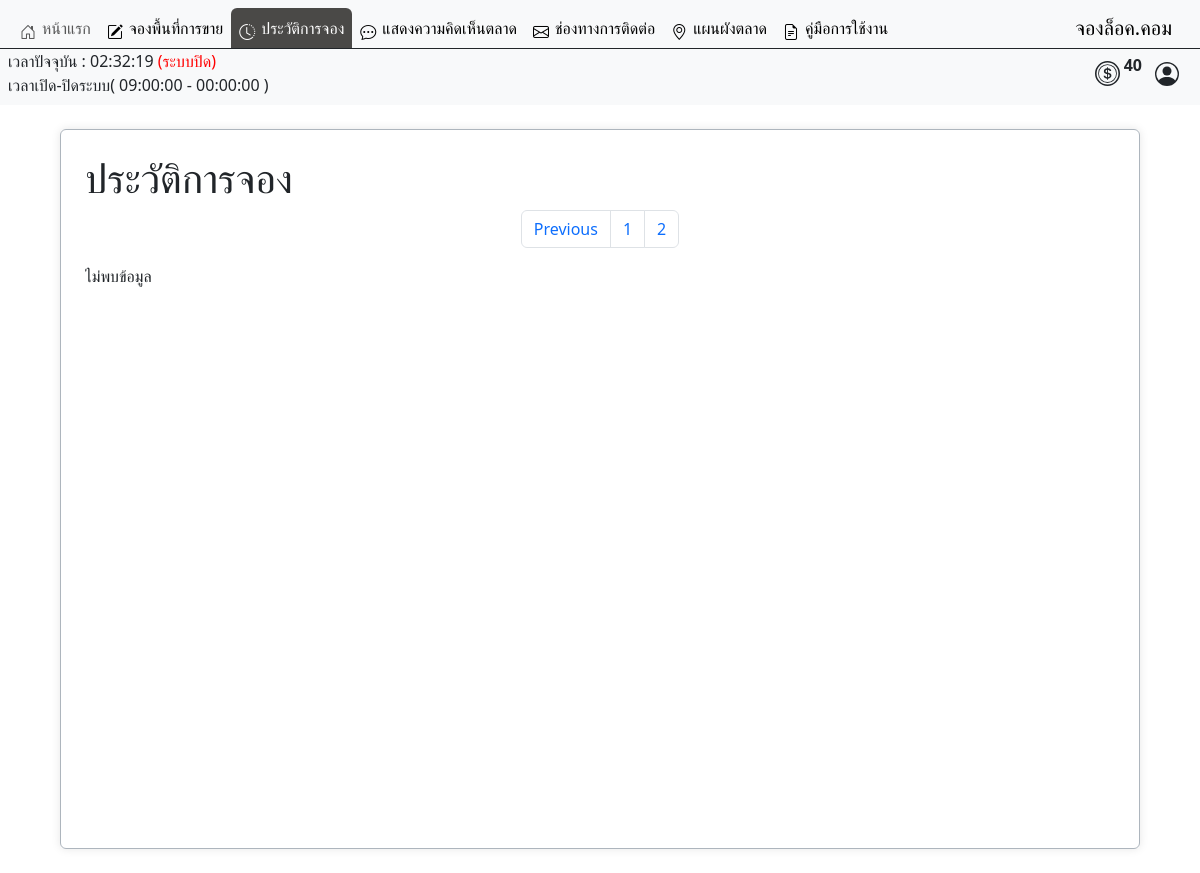
The page /user/booking_history.php?page=3 (signed in) on the database as committed earlier.
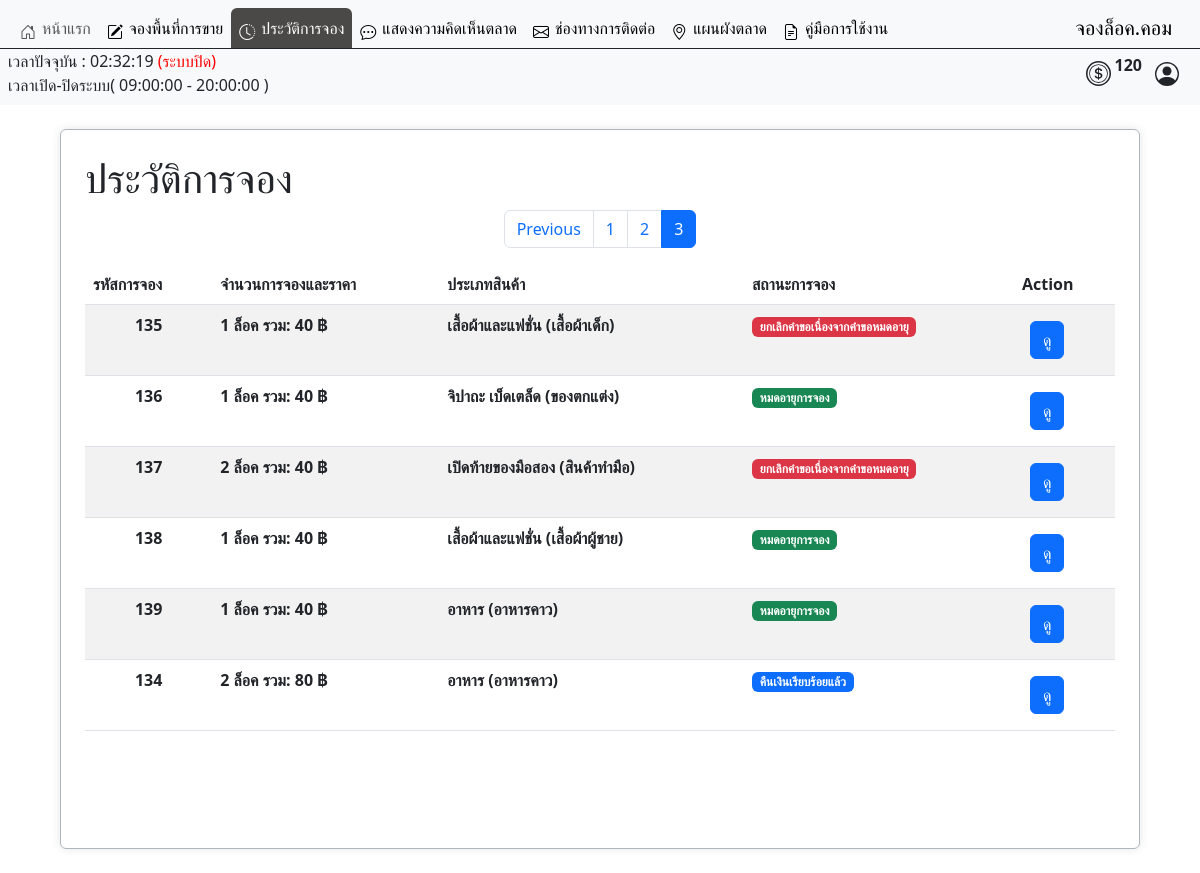
The same page on the database as committed later.
### tables this page shows
CREATE TABLE `operating_hours` (
  `id` int(11) NOT NULL,
  `opening_time` time NOT NULL,
  `closing_time` time NOT NULL
);

CREATE TABLE `booked` (
  `id_booked` int(10) UNSIGNED ZEROFILL NOT NULL COMMENT 'รหัสการจองแบบเรียบร้อยแล้ว',
  `booking_id` int(10) UNSIGNED DEFAULT NULL COMMENT 'รหัสการจอง',
  `member_id` int(6) UNSIGNED DEFAULT NULL COMMENT 'รหัสลูกค้า',
  `booking_amount` varchar(45) NOT NULL,
  `total_price` varchar(45) NOT NULL,
  `product_type` int(11) NOT NULL,
  `sub_product_type` int(11) NOT NULL,
  `booking_status` int(3) UNSIGNED NOT NULL COMMENT 'สถานะการจอง',
  `booking_type` varchar(20) NOT NULL,
  `zone_id` int(3) UNSIGNED NOT NULL COMMENT 'รหัสประเภทโซน',
  `slip_img` varchar(45) DEFAULT NULL COMMENT 'log',
  `booking_date` datetime DEFAULT NULL COMMENT 'วันเวลาที่จอง',
  `booked_lock_number` text DEFAULT NULL COMMENT 'เลขล็อคที่จะได้',
  `expiration_date` datetime DEFAULT NULL
);

CREATE TABLE `category` (
  `id_category` int(11) NOT NULL,
  `cat_name` varchar(45) NOT NULL
);

CREATE TABLE `sub_category` (
  `idsub_category` int(11) NOT NULL,
  `id_category` int(11) DEFAULT NULL,
  `sub_cat_name` varchar(45) NOT NULL
);

CREATE TABLE `booking_status` (
  `id` int(3) UNSIGNED NOT NULL COMMENT 'รหัสสถานะการจอง',
  `status` varchar(50) NOT NULL COMMENT 'สถานะ'
);

### user/booking_history.php (the view, shortened to what this page needs)
<?php
require("../condb.php");
$results_per_page = 7;
$page = isset($_GET['page']) ? (int)$_GET['page'] : 1;
$start_from = ($page - 1) * $results_per_page;
?>
<!DOCTYPE html>
<html lang="th">
<head>
    <link href="https://cdn.jsdelivr.net/npm/bootstrap@5.3.3/dist/css/bootstrap.min.css" rel="stylesheet">
    <link rel="stylesheet" href="../asset/css/font.css">
</head>
<body>
    <?php
    include('./user_nav.php');
    ?>
    <div class="container my-4 p-2 border border-dark-subtle rounded  overflow-auto  bgcolor" style="width: 90%; height: 45rem;">
        <div class="tab-content" id="myTabContent">
            <div class="tab-pane fade show active mt-2 mx-2 p-2" id="category">
                <div>
                    <h1>ประวัติการจอง</h1>
                </div>
                <div class="mt-2 overflow-auto">
                    <?php
                    $sql_total = "SELECT COUNT(*) FROM market_booking.booked WHERE member_id = $user_id";
                    $result_total = $conn->query($sql_total);
                    $row_total = $result_total->fetch_row();
                    $total_records = $row_total[0];
                    $total_pages = ceil($total_records / $results_per_page);
                    $current_page = isset($_GET['page']) ? $_GET['page'] : 1;
                    $adjacents = 1;
                    echo "<nav>";
                    echo "<ul class='pagination justify-content-center'>";
                    if ($current_page > 1) {
                        echo "<li class='page-item'><a class='page-link' href='?page=" . ($current_page - 1) . "'>Previous</a></li>";
                    }
                    if ($total_pages <= (1 + ($adjacents * 2))) {
                        for ($i = 1; $i <= $total_pages; $i++) {
                            if ($i == $current_page) {
                                echo "<li class='page-item active'><a class='page-link' href='#'>" . $i . "</a></li>";
                            } else {
                                echo "<li class='page-item'><a class='page-link' href='?page=" . $i . "'>" . $i . "</a></li>";
                            }
                        }
                    }
                    echo "</ul>";
                    echo "</nav>";
                    $sql = "SELECT
                    B.booking_status,
                                B.booking_id,
                                CONCAT(U.prefix, ' ', U.firstname, ' ', U.lastname) AS fullname,
                                B.booking_amount,
                                B.total_price,
                                C.cat_name,
                                SC.sub_cat_name,
                                BS.status,
                                B.booking_type,
                                B.slip_img,
                                B.booked_lock_number,
                                B.booking_date
                            FROM market_booking.booked AS B
                            LEFT JOIN booking_status AS BS ON B.booking_status = BS.id
                            LEFT JOIN tbl_user AS U ON B.member_id = U.user_id
                            LEFT JOIN category AS C ON B.product_type = C.id_category
                            LEFT JOIN sub_category AS SC ON B.sub_product_type = SC.idsub_category
                            WHERE member_id = $user_id
                            ";
                    $sql .= " LIMIT $start_from, $results_per_page";
                    $result = $conn->query($sql);
                    if ($result === false) {
                        echo "ข้อผิดพลาด SQL: " . $conn->error;
                    } elseif ($result->num_rows > 0) {
                        echo "<table class='table table-striped'>";
                        echo "<thead>
                            <tr>
                                <th>รหัสการจอง</th>
                                <th>จำนวนการจองและราคา</th>
                                <th>ประเภทสินค้า</th>
                                <th>สถานะการจอง</th>
                                <th>Action</th>
                            </tr>
                        </thead>";
                        echo "<tbody>";
                        function getBadgeClass($status)
                        {
                            switch ($status) {
                                case '10':
                                    return 'bg-danger text-white';
                                case '11':
                                    return 'bg-success text-white';
                                default:
                                    return 'bg-primary text-white';
                            }
                        }
                        while ($row = $result->fetch_assoc()) {
                            echo "<tr>";
                            echo "<td style='text-align:center;'><strong>" . $row["booking_id"] . "</strong></td>";
                            echo "<td><strong>" . $row["booking_amount"] . " ล็อค รวม: " . $row["total_price"] . " ฿</strong></td>";
                            echo "<td><strong>" . $row["cat_name"] . " (" . $row["sub_cat_name"] . ")</strong></td>";
                            echo "<td>" . (is_null($row['status']) ?
                                "<span class='text-danger'>ข้อมูลถูกลบไปแล้ว</span>" :
                                "<span class='badge " . getBadgeClass($row['booking_status']) . "'>" . htmlspecialchars($row['status']) . "</span>") . "</td>";
                            echo "<td>
                                    <button
                                        class='btn btn-primary m-2' type='button'
                                        data-bs-toggle='modal'
                                        data-bs-target='#viewBookingModal'
                                        data-id='" . $row["booking_id"] . "'>
                                        ดู
                                    </button>
                                  </td>";
                            echo "</tr>";
                        }
                        echo "</tbody></table>";
                    } else {
                        echo "ไม่พบข้อมูล";
                    }
                    ?>
                </div>
            </div>
        </div>
    </div>
</body>
</html>

### user/user_nav.php (shortened to what this page needs)
<head>
    <link href="https://cdn.jsdelivr.net/npm/bootstrap@5.3.0-alpha3/dist/css/bootstrap.min.css" rel="stylesheet">
    <link href="https://cdn.jsdelivr.net/npm/bootstrap-icons/font/bootstrap-icons.css" rel="stylesheet">
</head>
<?php
$current_page = basename($_SERVER['PHP_SELF']);
?>
<nav style="width: 100%;" class="navbar navbar-expand-lg navbar-light bg-light">
    <div style="width: 100%;" class=" d-flex flex-column ">
        <div class="container-fluid border-bottom border-dark">
            <div class="collapse navbar-collapse" id="navbarNav">
                <ul class="navbar-nav me-auto">
                    <li class="nav-item ">
                        <a href="./index.php"
                            class="icon-link icon-link-hover nav-link <?php echo ($current_page == 'index.php') ? 'active rounded-top' : ''; ?>"
                            style="<?php echo ($current_page == 'index.php') ? 'background-color: #4A4947; color: white; --bs-icon-link-transform: translate3d(0, -.125rem, 0);' : 'color: #black; --bs-icon-link-transform: translate3d(0, -.125rem, 0);'; ?>">
                            <i class="bi bi-house-door"></i> หน้าแรก
                        </a>
                    </li>
                    <li class="nav-item">
                        <a href="./order.php"
                            class="icon-link icon-link-hover nav-link <?php echo ($current_page == 'order.php') ? 'active rounded-top' : ''; ?>"
                            style="<?php echo ($current_page == 'order.php') ? 'background-color: #4A4947; color: white; --bs-icon-link-transform: translate3d(0, -.125rem, 0);' : 'color: black; --bs-icon-link-transform: translate3d(0, -.125rem, 0);'; ?>">
                            <i class="bi bi-pencil-square"></i> จองพื้นที่การขาย
                        </a>
                    </li>
                    <li class="nav-item">
                        <a href="./booking_history.php"
                            class="icon-link icon-link-hover nav-link <?php echo ($current_page == 'booking_history.php') ? 'active rounded-top' : ''; ?>"
                            style="<?php echo ($current_page == 'booking_history.php') ? 'background-color: #4A4947; color: white; --bs-icon-link-transform: translate3d(0, -.125rem, 0);' : 'color: black; --bs-icon-link-transform: translate3d(0, -.125rem, 0);'; ?>">
                            <i class="bi bi-clock-history"></i> ประวัติการจอง
                        </a>
                    </li>
                    <li class="nav-item">
                        <a href="./comment_page.php"
                            class="icon-link icon-link-hover nav-link <?php echo ($current_page == 'comment_page.php') ? 'active rounded-top' : ''; ?>"
                            style="<?php echo ($current_page == 'comment_page.php') ? 'background-color: #4A4947; color: white; --bs-icon-link-transform: translate3d(0, -.125rem, 0);' : 'color: black; --bs-icon-link-transform: translate3d(0, -.125rem, 0);'; ?>">
                            <i class="bi bi-chat-dots"></i> แสดงความคิดเห็นตลาด
                        </a>
                    </li>
                    <li class="nav-item">
                        <a href="./contactus.php"
                            class="icon-link icon-link-hover nav-link <?php echo ($current_page == 'contactus.php') ? 'active rounded-top' : ''; ?>"
                            style="<?php echo ($current_page == 'contactus.php') ? 'background-color: #4A4947; color: white; --bs-icon-link-transform: translate3d(0, -.125rem, 0);' : 'color: black; --bs-icon-link-transform: translate3d(0, -.125rem, 0);'; ?>">
                            <i class="bi bi-envelope"></i> ช่องทางการติดต่อ
                        </a>
                    </li>
                    <li class="nav-item">
                        <a href="#"
                            class="icon-link icon-link-hover nav-link <?php echo ($current_page == 'contactus.php') ? 'active rounded-top' : ''; ?>"
                            data-bs-toggle="modal" data-bs-target="#uniqueImageModal"
                            style="<?php echo ($current_page == 'modal') ? 'background-color: #4A4947; color: white; --bs-icon-link-transform: translate3d(0, -.125rem, 0);' : 'color: black; --bs-icon-link-transform: translate3d(0, -.125rem, 0);'; ?>">
                            <i class="bi bi-geo-alt"></i> แผนผังตลาด
                        </a>
                    </li>
                    <li class="nav-item">
                        <a href="../asset/pdf/คู่มือการใช้งานสำหรับผู้ใช้งาน.pdf" target="_blank" class="icon-link icon-link-hover nav-link active" style="--bs-icon-link-transform: translate3d(0, -.125rem, 0);">
                            <i class="bi bi-file-earmark-text"></i> คู่มือการใช้งาน
                        </a>
                    </li>
                </ul>
                <a class="navbar-brand" href="./index.php">จองล็อค.คอม</a>
            </div>
        </div>
        <div class="col-12 d-flex justify-content-between px-2">
            <div>
                <?php
                require("../condb.php");
                $sql_time = "SELECT opening_time, closing_time FROM operating_hours LIMIT 1";
                $result = $conn->query($sql_time);
                $row_time = $result->fetch_assoc();
                $openingTime = $row_time['opening_time'];
                $closingTime = $row_time['closing_time'];
                ?>
                <span id="time"></span>
                <span id="status"></span>
                <div id="opening_time">เวลาเปิด-ปิดระบบ(
                    <?php echo $openingTime; ?> - <?php echo $closingTime; ?>
                    )
                </div>
            </div>
            <div class="d-flex  justify-content-between ">
                <div class="d-flex  align-items-center">
                    <div class="col d-flex align-items-center justify-content-center">
                        <p class="ms-1">
                            <strong>
                                <?php
                                echo $_SESSION["token"];
                                ?>
                            </strong>
                        </p>
                    </div>
                    <button class="btn " type="button" data-bs-toggle="modal" data-bs-target="#ProfileModal">
                    </button>
                </div>
            </div>
        </div>
    </div>
</nav>
    <?php
    $user_id = $_SESSION["user_id"];
    $stmt = $conn->prepare("SELECT user_id, username, shop_name, tel, email, token,
                                  firstname, lastname, userrole,
                                  CONCAT(prefix, firstname, ' ', lastname) AS fullname
                        FROM market_booking.tbl_user
                        WHERE user_id = ?");
    $stmt->bind_param("i", $user_id);
    $stmt->execute();
    $stmt->bind_result($SQLuser_id, $SQLusername, $SQLshop_name, $SQLtel, $SQLemail, $SQLtoken, $SQLfirstname, $SQLlastname, $SQLuserrole, $SQLfullname);
    ?>

### user/booking_history.php (style rules this page uses)
body { background-image: url(../asset/img/img.market2blur.png); width: 100%; height: 100%; background-repeat: repeat; background-size: cover; }

### user/user_nav.php (style rules this page uses)
.bgcolor { background-color: rgba(255, 255, 255, 0.9); padding-bottom: 10px; box-shadow: 0 0 10px rgba(0, 0, 0, 0.1); }

Rows that differ between the two databases and show on the page:
changed operating_hours: closing_time "00:00:00" → "20:00:00"
added booked: booking "135", booking_amount "1", total_price "40", product_type.cat_name "เสื้อผ้าและแฟชั่น", sub_category.sub_cat_name "เสื้อผ้าเด็ก", booking_status.status "ยกเลิกคำขอเนื่องจากคำขอหมดอายุ"
added booked: booking "136", booking_amount "1", total_price "40", product_type.cat_name "จิปาถะ เบ็ดเตล็ด", sub_category.sub_cat_name "ของตกแต่ง", booking_status.status "หมดอายุการจอง"
added booked: booking "137", booking_amount "2", total_price "40", product_type.cat_name "เปิดท้ายของมือสอง", sub_category.sub_cat_name "สินค้าทำมือ", booking_status.status "ยกเลิกคำขอเนื่องจากคำขอหมดอายุ"
added booked: booking "138", booking_amount "1", total_price "40", product_type.cat_name "เสื้อผ้าและแฟชั่น", sub_category.sub_cat_name "เสื้อผ้าผู้ชาย", booking_status.status "หมดอายุการจอง"
added booked: booking "139", booking_amount "1", total_price "40", product_type.cat_name "อาหาร", sub_category.sub_cat_name "อาหารคาว", booking_status.status "หมดอายุการจอง"
added booked: booking "134", booking_amount "2", total_price "80", product_type.cat_name "อาหาร", sub_category.sub_cat_name "อาหารคาว", booking_status.status "คืนเงินเรียบร้อยแล้ว"
Other text that changed with them:
$_SESSION["token"]: "40" → "120"
new list line: "3"
text no longer shown: "ไม่พบข้อมูล"
text now shown: "รหัสการจอง จำนวนการจองและราคา ประเภทสินค้า สถานะการจอง Action"
